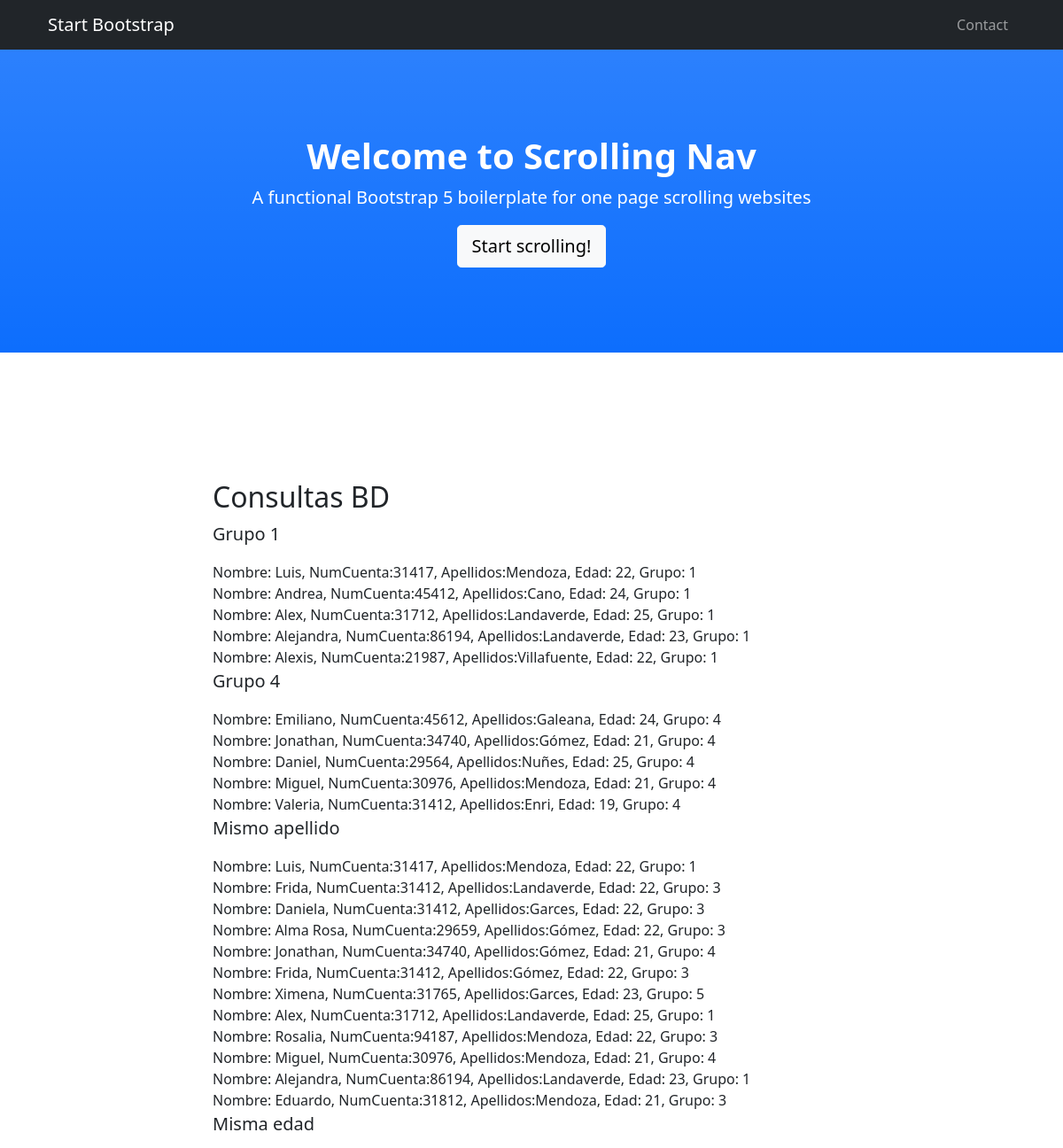
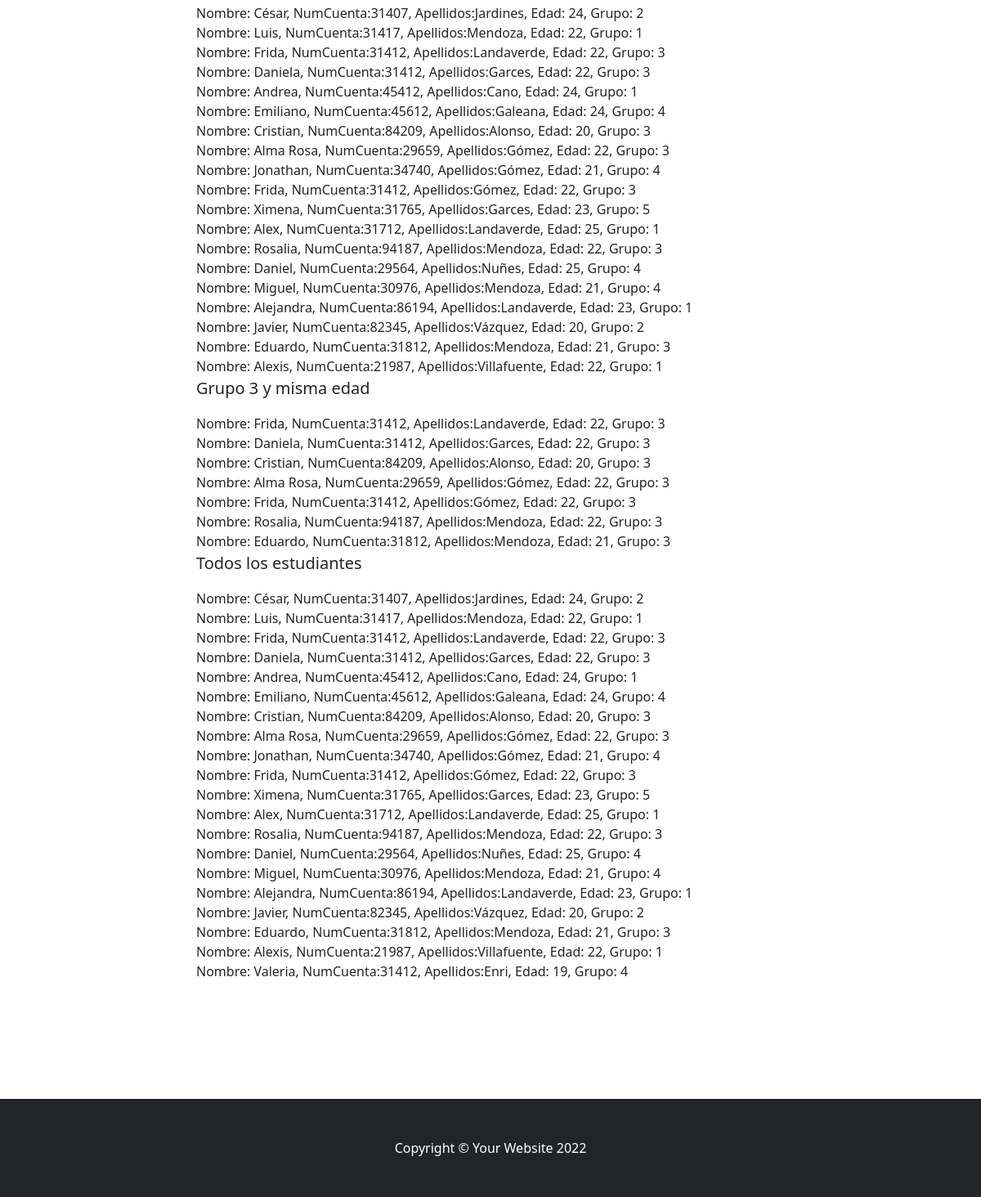
The page / on the database its author committed (2 pictures, top to bottom).
### miPrimerApp/models.py (models this page shows)
class  Estudiante(models.Model):
    numCta  =  models.IntegerField(default=0, max_length=9)
    nombres  =  models.CharField(max_length=200)
    apellidos  =  models.CharField(max_length=200)
    edad = models.IntegerField(default=0, max_length=3)
    grupo  =  models.ForeignKey(Grupo, on_delete=models.SET_NULL, null=True)
    def __str__(self):
        return f'Nombre: {self.nombres}, NumCuenta:{self.numCta}, Apellidos:{self.apellidos}, Edad: {self.edad}, Grupo: {self.grupo.id_grupo}'

class  Grupo(models.Model):
    id_grupo  =  models.AutoField(primary_key=True)

### miPrimerApp/views.py (the view)
# urls.py: path('',views.index, name = 'index')
def index(request):
    grupo_1 = Estudiante.objects.filter(grupo=1)
    grupo_4 = Estudiante.objects.filter(grupo=4)
    todos = Estudiante.objects.all()
    apd =  Estudiante.objects.values_list('apellidos', flat=True)
    r_apellidos = repetidos(apd.distinct(),  apd)#todos.exclude(id__in=blacklist)
    rep_apellidos = todos.filter(apellidos__in = r_apellidos)
    ed = Estudiante.objects.values_list('edad', flat=True)
    r_edad = repetidos(ed.distinct(),  ed)
    rep_edad = todos.filter(edad__in = r_edad)
    rep_edad_3 = rep_edad.filter(grupo=3)
    return render(request, 'index.html', {'grupo_1':grupo_1,
                                            'grupo_4':grupo_4,
                                            'rep_apellidos': rep_apellidos,
                                            'rep_edad': rep_edad,
                                            'rep_edad_3': rep_edad_3,
                                            'todos':todos})

### miPrimerApp/views.py (called while the page is built)
def repetidos(l_u,l):
    uniq = {l_u[i]: 0 for i in range(0, len(l_u))}
    repetidos =[]
    for i in l:
        uniq[i] = uniq[i] + 1
        if uniq[i] > 1:
            repetidos.append(i)
    return repetidos

### miPrimerApp/templates/index.html (shortened to what this page needs)
{% load static %}
<!DOCTYPE html>
<html lang="en">
    <head>
        <link href="{% static 'css/styles.css'%}" rel="stylesheet" />
    </head>
    <body id="page-top">
        <nav class="navbar navbar-expand-lg navbar-dark bg-dark fixed-top" id="mainNav">
            <div class="container px-4">
                <a class="navbar-brand" href="#page-top">Start Bootstrap</a>
                <div class="collapse navbar-collapse" id="navbarResponsive">
                    <ul class="navbar-nav ms-auto">
                        <li class="nav-item"><a class="nav-link" href="#contact">Contact</a></li>
                    </ul>
                </div>
            </div>
        </nav>
        <header class="bg-primary bg-gradient text-white">
            <div class="container px-4 text-center">
                <h1 class="fw-bolder">Welcome to Scrolling Nav</h1>
                <p class="lead">A functional Bootstrap 5 boilerplate for one page scrolling websites</p>
                <a class="btn btn-lg btn-light" href="#about">Start scrolling!</a>
            </div>
        </header>
        <section id="contact">
            <div class="container px-4">
                <div class="row gx-4 justify-content-center">
                    <div class="col-lg-8">
                        <h2>Consultas BD</h2>
                        <p class="lead">Grupo 1</p>
                        {% for i in grupo_1 %}
                        {{i}} <br>
                        {% endfor %}
                        <p class="lead">Grupo 4</p>
                        {% for i in grupo_4 %}
                        {{i}} <br>
                        {% endfor %}
                        <p class="lead">Mismo apellido</p>
                        {% for i in rep_apellidos %}
                        {{i}} <br>
                        {% endfor %}
                        <p class="lead">Misma edad</p>
                        {% for i in rep_edad %}
                        {{i}} <br>
                        {% endfor %}
                        <p class="lead">Grupo 3 y misma edad</p>
                        {% for i in rep_edad_3 %}
                        {{i}} <br>
                        {% endfor %}
                        <p class="lead">Todos los estudiantes</p>
                        {% for i in todos %}
                        {{i}} <br>
                        {% endfor %}
                    </div>
                </div>
            </div>
        </section>
        <footer class="py-5 bg-dark">
            <div class="container px-4"><p class="m-0 text-center text-white">Copyright &copy; Your Website 2022</p></div>
        </footer>
    </body>
</html>

### rows shown on the page
Estudiante: nombres+numCta+apellidos "Nombre: Luis, NumCuenta:31417, Apellidos:Mendoza, Edad: 22, Grupo: 1"
Estudiante: nombres+numCta+apellidos "Nombre: Andrea, NumCuenta:45412, Apellidos:Cano, Edad: 24, Grupo: 1"
Estudiante: nombres+numCta+apellidos "Nombre: Alex, NumCuenta:31712, Apellidos:Landaverde, Edad: 25, Grupo: 1"
Estudiante: nombres+numCta+apellidos "Nombre: Alejandra, NumCuenta:86194, Apellidos:Landaverde, Edad: 23, Grupo: 1"
Estudiante: nombres+numCta+apellidos "Nombre: Alexis, NumCuenta:21987, Apellidos:Villafuente, Edad: 22, Grupo: 1"
Estudiante: nombres+numCta+apellidos "Nombre: Emiliano, NumCuenta:45612, Apellidos:Galeana, Edad: 24, Grupo: 4"
Estudiante: nombres+numCta+apellidos "Nombre: Jonathan, NumCuenta:34740, Apellidos:Gómez, Edad: 21, Grupo: 4"
Estudiante: nombres+numCta+apellidos "Nombre: Daniel, NumCuenta:29564, Apellidos:Nuñes, Edad: 25, Grupo: 4"
Estudiante: nombres+numCta+apellidos "Nombre: Miguel, NumCuenta:30976, Apellidos:Mendoza, Edad: 21, Grupo: 4"
Estudiante: nombres+numCta+apellidos "Nombre: Valeria, NumCuenta:31412, Apellidos:Enri, Edad: 19, Grupo: 4"
Estudiante: nombres+numCta+apellidos "Nombre: Frida, NumCuenta:31412, Apellidos:Landaverde, Edad: 22, Grupo: 3"
Estudiante: nombres+numCta+apellidos "Nombre: Daniela, NumCuenta:31412, Apellidos:Garces, Edad: 22, Grupo: 3"
Estudiante: nombres+numCta+apellidos "Nombre: Alma Rosa, NumCuenta:29659, Apellidos:Gómez, Edad: 22, Grupo: 3"
Estudiante: nombres+numCta+apellidos "Nombre: Frida, NumCuenta:31412, Apellidos:Gómez, Edad: 22, Grupo: 3"
Estudiante: nombres+numCta+apellidos "Nombre: Ximena, NumCuenta:31765, Apellidos:Garces, Edad: 23, Grupo: 5"
Estudiante: nombres+numCta+apellidos "Nombre: Rosalia, NumCuenta:94187, Apellidos:Mendoza, Edad: 22, Grupo: 3"
Estudiante: nombres+numCta+apellidos "Nombre: Eduardo, NumCuenta:31812, Apellidos:Mendoza, Edad: 21, Grupo: 3"
Estudiante: nombres+numCta+apellidos "Nombre: César, NumCuenta:31407, Apellidos:Jardines, Edad: 24, Grupo: 2"
Estudiante: nombres+numCta+apellidos "Nombre: Cristian, NumCuenta:84209, Apellidos:Alonso, Edad: 20, Grupo: 3"
Estudiante: nombres+numCta+apellidos "Nombre: Javier, NumCuenta:82345, Apellidos:Vázquez, Edad: 20, Grupo: 2"
